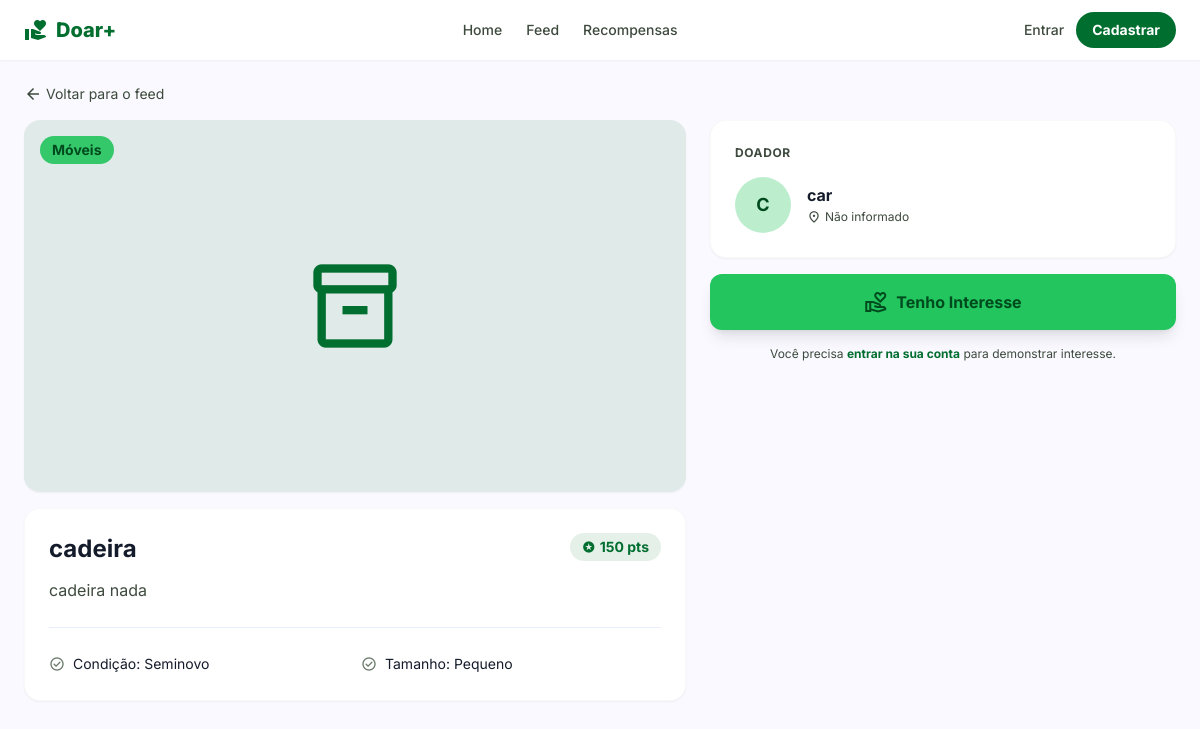
Screenshot of /doacao/1 with the database file from the repository.
### tables this page shows
CREATE TABLE items (
            id INTEGER PRIMARY KEY AUTOINCREMENT,
            user_id INTEGER NOT NULL,
            name TEXT NOT NULL,
            category TEXT NOT NULL,
            condition TEXT NOT NULL,
            size TEXT NOT NULL,
            description TEXT,
            city TEXT,
            points INTEGER NOT NULL,
            status TEXT DEFAULT 'pendente',
            created_at TEXT NOT NULL,
            FOREIGN KEY (user_id) REFERENCES users (id)
        );

CREATE TABLE users (
            id INTEGER PRIMARY KEY AUTOINCREMENT,
            name TEXT NOT NULL,
            email TEXT UNIQUE NOT NULL,
            password_hash TEXT NOT NULL,
            city TEXT DEFAULT 'Não informado',
            points INTEGER DEFAULT 0,
            is_admin INTEGER DEFAULT 0,
            created_at TEXT NOT NULL
        );

### app.py (the view)
@app.route("/doacao/<int:item_id>")
def item_detail(item_id):
    conn = get_db()
    item = conn.execute(
        "SELECT items.*, users.name as doador, users.city as doador_cidade "
        "FROM items JOIN users ON items.user_id = users.id WHERE items.id = ?",
        (item_id,)
    ).fetchone()
    conn.close()
    if item is None:
        flash("Essa doação não existe ou foi removida.")
        return redirect(url_for("feed"))
    return render_template("item_detail.html", item=item)

### app.py (called while the page is built)
def get_db():
    conn = sqlite3.connect(DB_PATH)
    conn.row_factory = sqlite3.Row
    conn.execute("PRAGMA foreign_keys = ON")
    return conn

def usuario_atual():
    if "user_id" not in session:
        return None
    conn = get_db()
    user = conn.execute("SELECT * FROM users WHERE id = ?", (session["user_id"],)).fetchone()
    conn.close()
    return user

@app.context_processor
def inject_user():
    return {"current_user": usuario_atual()}

### templates/item_detail.html (shortened to what this page needs)
{% extends "base.html" %}
{% block content %}
<div class="max-w-container-max mx-auto px-gutter py-6">
    <a href="{{ url_for('feed') }}" class="inline-flex items-center gap-1 text-on-surface-variant hover:text-primary text-sm mb-4">
        <span class="material-symbols-outlined text-[18px]">arrow_back</span> Voltar para o feed
    </a>
    <div class="grid lg:grid-cols-12 gap-6">
        <div class="lg:col-span-7">
            <div class="aspect-video rounded-2xl bg-primary/10 flex items-center justify-center shadow-sm relative">
                <span class="material-symbols-outlined text-primary" style="font-size: 100px;">inventory_2</span>
                <span class="absolute top-4 left-4 bg-primary-container/90 text-on-primary-container px-3 py-1 rounded-full text-sm font-bold">{{ item['category'] }}</span>
            </div>
            <div class="bg-surface-container-lowest p-6 rounded-2xl shadow-sm border border-outline-variant/10 mt-4">
                <div class="flex justify-between items-start mb-3">
                    <h1 class="text-2xl font-bold">{{ item['name'] }}</h1>
                    <span class="flex items-center gap-1 bg-primary/10 px-3 py-1 rounded-full text-primary font-bold text-sm">
                        <span class="material-symbols-outlined text-sm" style="font-variation-settings: 'FILL' 1;">stars</span> {{ item['points'] }} pts
                    </span>
                </div>
                <p class="text-on-surface-variant leading-relaxed">{{ item['description'] or 'Sem descrição adicional.' }}</p>
                <div class="mt-6 pt-6 border-t border-surface-container grid grid-cols-2 gap-3">
                    <div class="flex items-center gap-2 text-sm"><span class="material-symbols-outlined text-outline text-base">check_circle</span> Condição: {{ item['condition'] }}</div>
                    <div class="flex items-center gap-2 text-sm"><span class="material-symbols-outlined text-outline text-base">check_circle</span> Tamanho: {{ item['size'] }}</div>
                </div>
            </div>
        </div>
        <div class="lg:col-span-5 space-y-4">
            <section class="bg-surface-container-lowest p-6 rounded-2xl shadow-sm border border-outline-variant/10">
                <h3 class="text-xs font-bold text-on-surface-variant uppercase tracking-wider mb-4">Doador</h3>
                <div class="flex items-center gap-4">
                    <div class="w-14 h-14 rounded-full bg-primary-container/30 flex items-center justify-center font-bold text-lg text-on-primary-container">{{ item['doador'][0]|upper }}</div>
                    <div>
                        <h4 class="font-bold">{{ item['doador'] }}</h4>
                        <p class="text-xs text-on-surface-variant flex items-center gap-1"><span class="material-symbols-outlined text-sm">location_on</span> {{ item['doador_cidade'] or item['city'] or 'Local não informado' }}</p>
                    </div>
                </div>
            </section>
            <form action="{{ url_for('registrar_interesse', item_id=item['id']) }}" method="POST">
                <button type="submit" class="w-full py-4 bg-primary-container text-on-primary-container font-bold rounded-xl flex items-center justify-center gap-2 shadow-lg hover:opacity-90 transition-all">
                    <span class="material-symbols-outlined">volunteer_activism</span> Tenho Interesse
                </button>
            </form>
            {% if not current_user %}
            <p class="text-xs text-center text-on-surface-variant">Você precisa <a href="{{ url_for('login') }}" class="text-primary font-bold hover:underline">entrar na sua conta</a> para demonstrar interesse.</p>
            {% endif %}
        </div>
    </div>
</div>
{% endblock %}

### templates/base.html (style rules this page uses)
.material-symbols-outlined { font-variation-settings: 'FILL' 0, 'wght' 400, 'GRAD' 0, 'opsz' 24; vertical-align: middle; }
body { padding-bottom: 76px; }
@media (min-width: 768px) { body { padding-bottom: 0; } }

### rows the page displays
items: category "Móveis", name "cadeira", points "150", description "cadeira nada", condition "Seminovo", size "Pequeno"
users: name "C", doador "car", city "Não informado"
